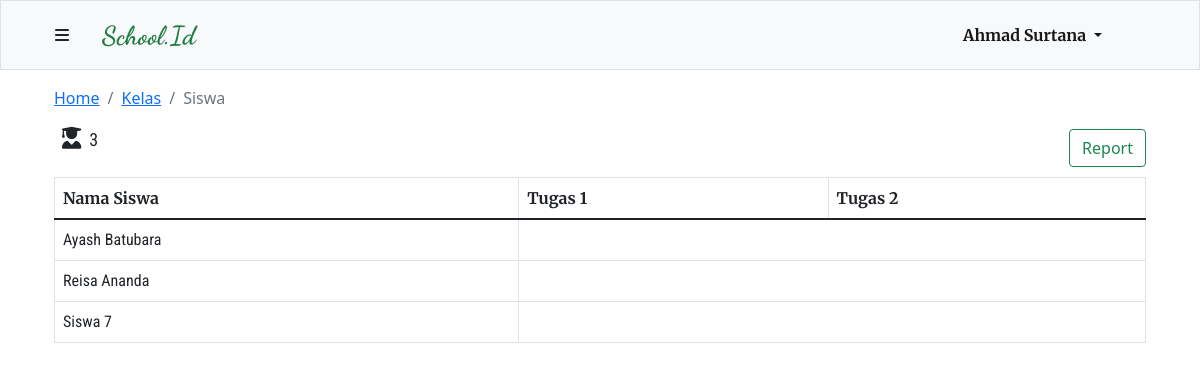
Page /php/viewsiswa.php?kelas=7 (signed in) on the committed database.
### tables this page shows
CREATE TABLE `guru` (
  `id` int(10) UNSIGNED NOT NULL,
  `nama_guru` varchar(200) NOT NULL,
  `NIG` char(9) NOT NULL,
  `mapel_id` int(10) UNSIGNED NOT NULL,
  `user_id` int(10) UNSIGNED NOT NULL
);

CREATE TABLE `tugas` (
  `id` int(10) UNSIGNED NOT NULL,
  `nama_tugas` varchar(200) NOT NULL,
  `deskripsi` text NOT NULL,
  `deadline` date DEFAULT NULL,
  `created_at` timestamp NOT NULL DEFAULT current_timestamp(),
  `guru` int(10) UNSIGNED NOT NULL,
  `kelas` int(10) UNSIGNED NOT NULL
);

CREATE TABLE `siswa` (
  `id` int(10) UNSIGNED NOT NULL,
  `nama_siswa` varchar(200) NOT NULL,
  `NIS` char(9) NOT NULL,
  `kelas_id` int(10) UNSIGNED NOT NULL,
  `user_id` int(10) UNSIGNED NOT NULL
);

### php/function.php (called while the page is built, shortened)
<?php
$connection = mysqli_connect("localhost","root","","tubes");
function show($query) {
    global $connection;
    $box = [];
    $result = mysqli_query($connection, $query);
    while($row = mysqli_fetch_assoc($result)) {
        $box[] = $row;
    }
    return $box;
}
?>

### php/viewsiswa.php (the view, shortened to what this page needs)
<?php
require 'function.php';
$kelasID = $_GET["kelas"];
?>
<!DOCTYPE html>
<html lang="en">
<head>
    <link href="https://cdn.jsdelivr.net/npm/bootstrap@5.1.3/dist/css/bootstrap.min.css" rel="stylesheet">
    <link rel="stylesheet" href="style/navbar.css">
    <link rel="stylesheet" href="style/viewsiswa.css">
</head>
<body>
   <?php include'navbar.php' ?>
   <?php
    $siswa = show("SELECT * FROM siswa WHERE kelas_id = $kelasID ORDER BY nama_siswa ASC");
    $jumlahSiswa = count($siswa);
    $tugas = show("SELECT * FROM tugas WHERE guru = $navbarID AND kelas = $kelasID");
   ?>
      <div class="container table-siswa my-3 px-4">
         <nav aria-label="breadcrumb">
            <ol class="breadcrumb">
                <li class="breadcrumb-item"><a href="dashboard.php">Home</a></li>
                <li class="breadcrumb-item"><a href="kelaspage.php?kelas=<?=$kelasID?>">Kelas</a></li>
                <li class="breadcrumb-item active" aria-current="page">Siswa</li>
            </ol>
        </nav>
        <div class="header d-flex">
            <p><i class="fas fa-user-graduate mx-2"></i><?=$jumlahSiswa?></p>
            <a class="btn btn-outline-success" href="reportnilai.php?kelas=<?=$kelasID?>" target="blank">Report</a>
        </div>
        <div class="body">
            <table class="table table-bordered my-2 border">
                <thead>
                    <tr>
                        <th>Nama Siswa</th>
                        <?php $i = 1; ?>
                        <?php foreach($tugas as $tgs) : ?>
                            <th>Tugas <?=$i?></th>
                            <?php $i++ ; ?>
                        <?php endforeach ; ?>
                    </tr>
                </thead>
                <tbody>
                <?php foreach($siswa as $ssw) : ?>
                    <tr>
                        <td><?=$ssw["nama_siswa"]?></td>
                    </tr>
                <?php endforeach ; ?>
                </tbody>
            </table>
        </div>
      </div>
</body>
</html>

### php/navbar.php (shortened to what this page needs)
<?php
$connection = mysqli_connect("localhost","root","","tubes");
$id = $_SESSION["userID"];
if(isset($_SESSION["admin"])) {
    $admin = mysqli_query($connection, "SELECT username FROM user WHERE id = $id");
    $data = mysqli_fetch_assoc($admin);
} elseif (isset($_SESSION["member"])) {
    if ($_SESSION["member"] === "siswa") {
            $namaSiswa = mysqli_query($connection, "SELECT * FROM siswa WHERE user_id = $id");
            $data = mysqli_fetch_assoc($namaSiswa);
            $navbarID = $data["kelas_id"];
            $navbar= show("SELECT mapel.* FROM siswa JOIN mapel_kelas ON mapel_kelas.kelas = siswa.kelas_id JOIN guru ON guru.id = mapel_kelas.guru JOIN mapel ON mapel.id = guru.mapel_id WHERE siswa.user_id = $id ORDER BY nama_mapel ASC");
            $tugasNavbar = show("SELECT * FROM tugas WHERE kelas = $navbarID");
    } else {
            $namaGuru = mysqli_query($connection, "SELECT * FROM guru WHERE user_id = $id");
            $data = mysqli_fetch_assoc($namaGuru);
            $navbarID = $data["id"];
    }
}
?>
    <nav class="navbar navbar-expand-lg navbar-light bg-light container-fluid border sticky-top">
        <div class="container navbar-head">
         <div class="logo">
            <button class="btn" type="button" data-bs-toggle="offcanvas" data-bs-target="#offcanvasRight" aria-controls="offcanvasRight"><i class="fas fa-bars"></i></button>
            <?php if(isset($_SESSION["admin"])) : ?>
                <a class="navbar-brand" href="admin.php">School.Id</a>
            <?php else : ?>
                <a class="navbar-brand" href="dashboard.php">School.Id</a>
            <?php endif ; ?>
         </div>
          <div class="login-register collapse navbar-collapse" id="navbarSupportedContent">
            <ul class="navbar-nav me-auto mb-2 mb-lg-0">
              <li class="nav-item dropdown">
                <a class="nav-link dropdown-toggle active me-5" href="" id="navbarDropdown" role="button" data-bs-toggle="dropdown" aria-expanded="false">
                    <?php if(isset($_SESSION["admin"])) : ?>
                         <?=$data["username"] ; ?>
                    <?php elseif($_SESSION["member"] === "siswa") :?>
                        <?=$data["nama_siswa"] ; ?>
                    <?php else :?>
                        <?=$data["nama_guru"] ; ?>
                    <?php endif ; ?>
                </a>
              </li>
            </ul>
          </div>
        </div>
    </nav>

### php/style/navbar.css (style rules this page uses)
* { margin: 0; padding: 0; box-sizing: border-box; }
.navbar { background-color: #f8f8f8; height: 70px; }
.navbar-brand { text-align: center; font-weight: 900 !important; font-size : 26px; margin: 0; padding: 0 20px; font-family: 'Dancing Script'; color: #1E7B40 !important; }
.navbar .logo { display: flex; text-align: center; }
.navbar .login-register { flex-grow: 0; font-family: 'Merriweather'; font-weight: bolder; }

### php/style/viewsiswa.css (style rules this page uses)
.header { justify-content: space-between; align-items: center; }
.header p { font-family: 'Roboto Condensed'; font-size: 18px; }
.header p i { font-size: 22px; }
table thead tr th { font-family: "Merriweather"; }
table tbody tr td { font-family: 'Roboto Condensed'; }

### rows in the picture
guru: nama_guru "Ahmad Surtana"
siswa: nama_siswa "Ayash Batubara"
siswa: nama_siswa "Reisa Ananda"
siswa: nama_siswa "Siswa 7"

### other values in the picture
$jumlahSiswa "3"
